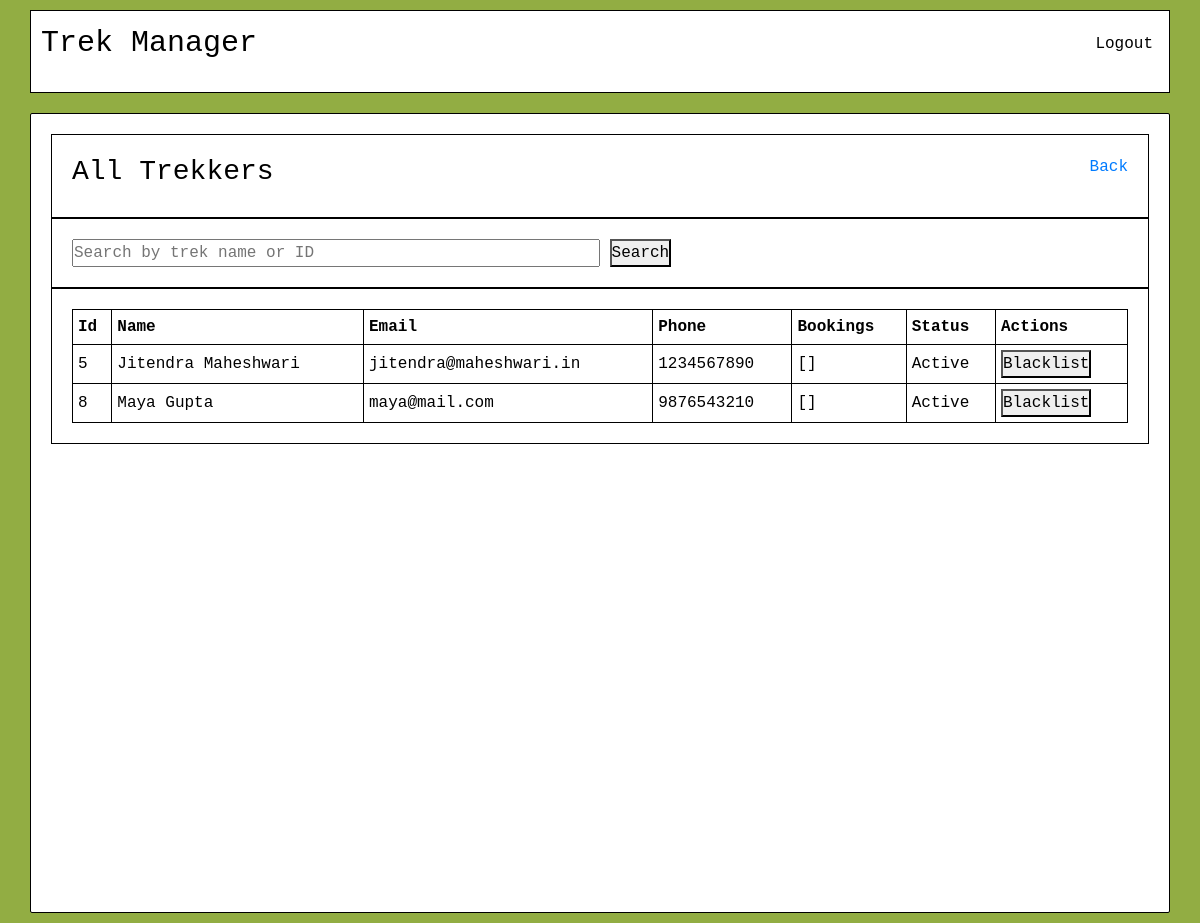
The app's page /admin/view_trekkers (signed in), older data.
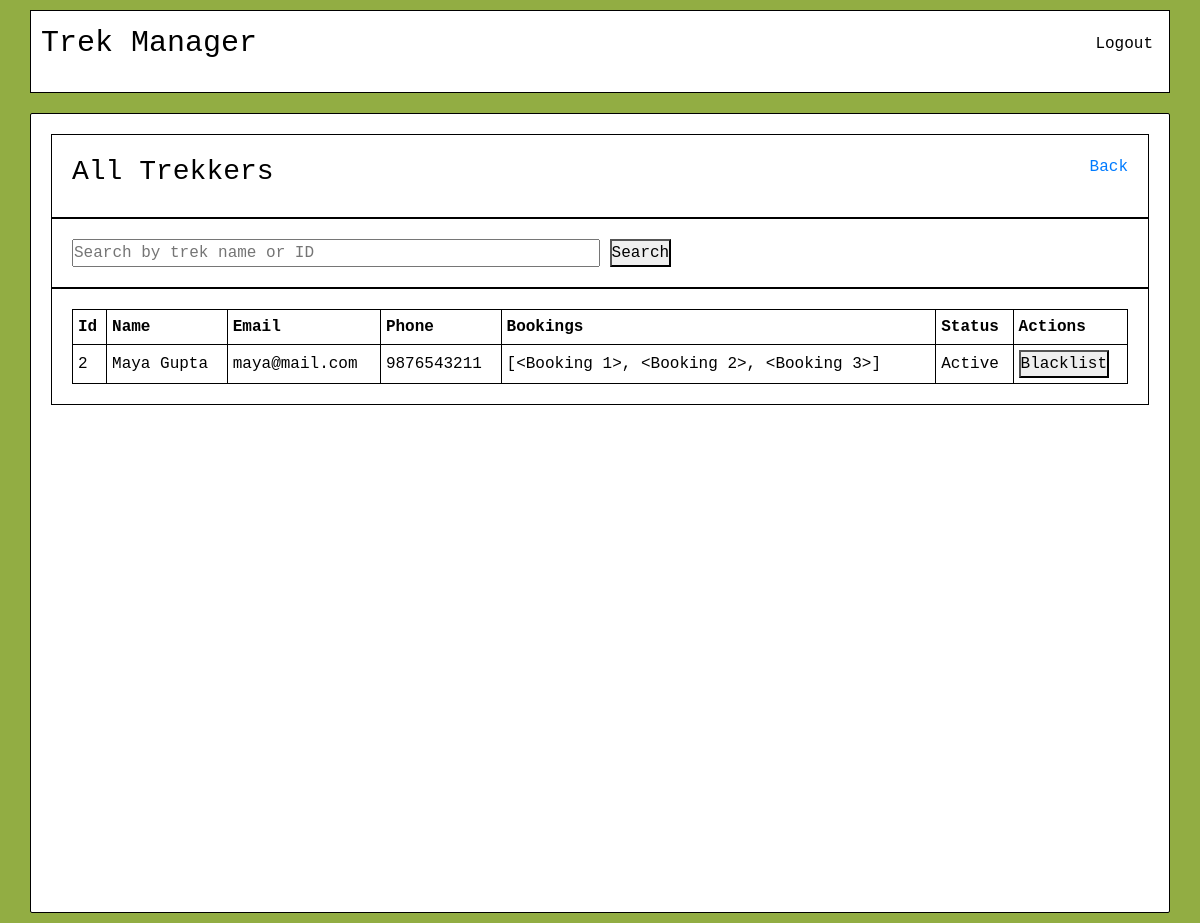
The same page, newer data.
### models.py (models this page shows)
class User(db.Model):
    __tablename__ = "users"
    id = db.Column(db.Integer, primary_key=True)
    name = db.Column(db.String(100), nullable=False)
    email = db.Column(db.String(120), unique=True, nullable=False)
    password = db.Column(db.String(200), nullable=False)
    contact = db.Column(db.String(20), nullable=True)
    role = db.Column(db.String(20), nullable=False, default="Trekker")
    is_blacklisted = db.Column(db.Boolean, default=False, nullable=False)
    treks_managed = db.relationship("Trek", backref="manager", lazy=True)
    bookings = db.relationship("Booking", backref="trekker", lazy=True, cascade="all, delete-orphan")
    staff_profile = db.relationship("StaffProfile", backref="user", uselist=False, cascade="all, delete-orphan")

### admin.py (the view)
@admin.route("/view_trekkers", methods=['POST', 'GET'])
def view_trekkers():
    search = request.args.get('search', "")
    query = User.query.filter_by(role="Trekker")
    if search:
        if search.isdigit():
            query = query.filter(User.id == int(search))
        else:
            query = query.filter(User.name.ilike(f"%{search}%"))
    all_trekkers = query.all()
    return render_template("admin/view_trekkers.html", all_trekkers=all_trekkers, search=search)

### admin.py (called while the page is built)
@admin.before_request
def check_admin():
    if not session.get('user_id'):
        flash("Please log in to continue.", "error")
        return redirect(url_for('auth.login'))
    if session.get('role') != "Admin":
        flash("Unauthorised access.", "warning")
        return redirect(url_for('auth.login'))

### templates/admin/view_trekkers.html (shortened to what this page needs)
{% extends "base.html" %}
{% block content %}
    <div class="dash-container">
        <div class="admin-dash-head">
            <h3>All Trekkers</h3>
            <a href="{{ url_for('admin.dashboard') }}">Back</a>
        </div>
        <div class="search-box">
            <form action="{{ url_for('admin.view_trekkers') }}" method="GET">
                <input type="text" name="search" value="{{ search }}" placeholder="Search by trek name or ID">
                <button type="submit">Search</button>
            </form>
        </div>
        <div class="list-box">
            <div class="trek-list">
                <table>
                    <thead>
                        <tr>
                            <th>Id</th>
                            <th>Name</th>
                            <th>Email</th>
                            <th>Phone</th>
                            <th>Bookings</th>
                            <th>Status</th>
                            <th>Actions</th>
                        </tr>
                    </thead>
                    <tbody>
                        {% for trekker in all_trekkers %}
                            <tr>
                                <td>{{ trekker.id }}</td>
                                <td>{{ trekker.name }}</td>
                                <td>{{ trekker.email}}</td>
                                <td>{{ trekker.contact }}</td>
                                <td>{{ trekker.bookings }}</td>
                                <td>{{ "Blacklisted" if trekker.is_blacklisted else "Active" }}</td>
                                {% if not trekker.is_blacklisted %}
                                    <td>
                                        <form action="{{ url_for('admin.blacklist_user', user_id=trekker.id) }}" method="POST">
                                            <button type="submit">Blacklist</button>
                                        </form>
                                    </td>
                                {% else %}
                                    <td>
                                        <form action="{{ url_for('admin.unblacklist_user', user_id=trekker.id) }}" method="POST">
                                            <button type="submit">Unblacklist</button>
                                        </form>
                                    </td>
                                {% endif %}
                            </tr>
                        {% endfor %}
                    </tbody>
                </table>
            </div>
        </div>
    </div>
{% endblock %}

### templates/base.html (shortened to what this page needs)
<!DOCTYPE html>
<html lang="en">
<head>
    <link rel="stylesheet" href="https://cdn.jsdelivr.net/npm/bootstrap@4.1.3/dist/css/bootstrap.min.css">
    <link rel="stylesheet" href="{{ url_for('static', filename='style.css') }}">
</head>
<body>
    {% block nav %}
        <nav>
            <div class="nav-bar">
                <p>Trek Manager</p>
                <ul class="user-nav">
                    {% if session.get('user_id') %}
                        <li class="nav-item">
                            <a class="nav-link" href="{{ url_for('auth.logout') }}">Logout</a>
                        </li>
                    {% endif %}
                </ul>
            </div>
        </nav>
    {% endblock %}
    {% block content %}
    {% endblock %}
</body>
</html>

### static/style.css (style rules this page uses)
* { margin: 0; padding: 0; font-family: monospace; box-sizing: border-box; }
body { background-color: rgb(146, 173, 67); display: flex; flex-direction: column; align-items: center; min-height: 100vh; }
nav { width: 100%; }
.nav-bar { margin: 10px auto; padding: 10px; display: flex; align-items: center; justify-content: space-between; border: 1px solid black; width: 95%; color: rgb(0, 0, 0); background-color: rgb(255, 255, 255); }
.nav-bar p { font-size: 30px; color: rgb(0, 0, 0); }
.user-nav { list-style: none; display: flex; }
.nav-item .nav-link { color: rgb(0, 0, 0); padding: 6px; }
.dash-container { margin: 10px auto; padding: 20px; width: 95%; min-height: 100vh; border: 1px solid black; border-radius: 2px; color: rgb(0, 0, 0); background-color: rgb(255, 255, 255); }
.admin-dash-head { border: 1px solid black; display: flex; justify-content: space-between; padding: 20px; }
.trek-list { border: 1px solid black; padding: 20px; overflow-x: auto; }
.trek-list table { border: 1px solid black; padding: 5px; width: 100%; }
.trek-list table th, .trek-list table td { border: 1px solid black; padding: 5px; }
.search-box { border: 1px solid black; padding: 20px; }
.search-box input { width: 50%; }

Row changes from the older to the newer data that the page shows:
removed User: id "5", name "Jitendra Maheshwari", email "jitendra@maheshwari.in", contact "1234567890", bookings "[]", is_blacklisted "Active"
removed User: id "8", name "Maya Gupta", email "maya@mail.com", contact "9876543210", bookings "[]", is_blacklisted "Active"
now on this page (row edited): User: id "2", name "Maya Gupta", email "maya@mail.com", contact "9876543211", bookings "[<Booking 1>, <Booking 2>, <Booking 3>]", is_blacklisted "Active"
